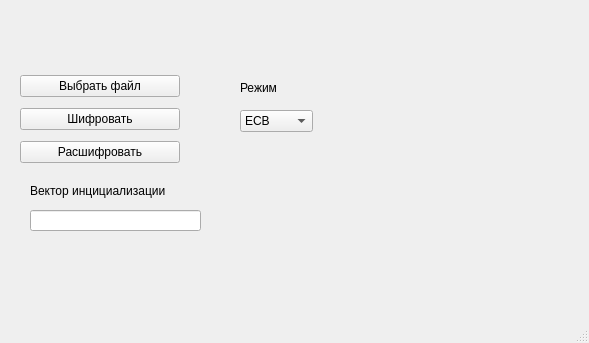
<?xml version="1.0" encoding="UTF-8"?>
<ui version="4.0">
 <class>MainWindow</class>
 <widget class="QMainWindow" name="MainWindow">
  <property name="geometry">
   <rect>
    <x>0</x>
    <y>0</y>
    <width>589</width>
    <height>343</height>
   </rect>
  </property>
  <property name="windowTitle">
   <string>Twofish</string>
  </property>
  <widget class="QWidget" name="centralwidget">
   <widget class="QComboBox" name="comboBox">
    <property name="geometry">
     <rect>
      <x>240</x>
      <y>110</y>
      <width>73</width>
      <height>22</height>
     </rect>
    </property>
    <item>
     <property name="text">
      <string>ECB</string>
     </property>
    </item>
    <item>
     <property name="text">
      <string>CBC</string>
     </property>
    </item>
    <item>
     <property name="text">
      <string>CFB</string>
     </property>
    </item>
    <item>
     <property name="text">
      <string>OFB</string>
     </property>
    </item>
   </widget>
   <widget class="QLabel" name="label">
    <property name="geometry">
     <rect>
      <x>240</x>
      <y>80</y>
      <width>55</width>
      <height>16</height>
     </rect>
    </property>
    <property name="text">
     <string>Режим</string>
    </property>
   </widget>
   <widget class="QWidget" name="verticalLayoutWidget">
    <property name="geometry">
     <rect>
      <x>20</x>
      <y>70</y>
      <width>160</width>
      <height>100</height>
     </rect>
    </property>
    <layout class="QVBoxLayout" name="verticalLayout">
     <item>
      <widget class="QPushButton" name="pushButtonFile">
       <property name="text">
        <string>Выбрать файл</string>
       </property>
      </widget>
     </item>
     <item>
      <widget class="QPushButton" name="pushButtonEn">
       <property name="text">
        <string>Шифровать</string>
       </property>
      </widget>
     </item>
     <item>
      <widget class="QPushButton" name="pushButtonDe">
       <property name="text">
        <string>Расшифровать</string>
       </property>
      </widget>
     </item>
    </layout>
   </widget>
   <widget class="QLineEdit" name="lineEdit">
    <property name="geometry">
     <rect>
      <x>30</x>
      <y>210</y>
      <width>171</width>
      <height>21</height>
     </rect>
    </property>
    <property name="maxLength">
     <number>16</number>
    </property>
   </widget>
   <widget class="QLabel" name="labelVi">
    <property name="geometry">
     <rect>
      <x>30</x>
      <y>180</y>
      <width>191</width>
      <height>21</height>
     </rect>
    </property>
    <property name="text">
     <string>Вектор инцициализации</string>
    </property>
   </widget>
   <widget class="QLabel" name="labelProgress">
    <property name="geometry">
     <rect>
      <x>240</x>
      <y>210</y>
      <width>81</width>
      <height>21</height>
     </rect>
    </property>
    <property name="text">
     <string/>
    </property>
   </widget>
  </widget>
  <widget class="QMenuBar" name="menubar">
   <property name="geometry">
    <rect>
     <x>0</x>
     <y>0</y>
     <width>589</width>
     <height>22</height>
    </rect>
   </property>
  </widget>
  <widget class="QStatusBar" name="statusbar"/>
  <action name="action">
   <property name="text">
    <string>О программе</string>
   </property>
  </action>
  <action name="action_2">
   <property name="text">
    <string>Об авторе</string>
   </property>
  </action>
  <action name="action_3">
   <property name="text">
    <string>Выбрать файл</string>
   </property>
  </action>
  <action name="action_4">
   <property name="text">
    <string>Выход</string>
   </property>
  </action>
 </widget>
 <resources/>
 <connections/>
</ui>
